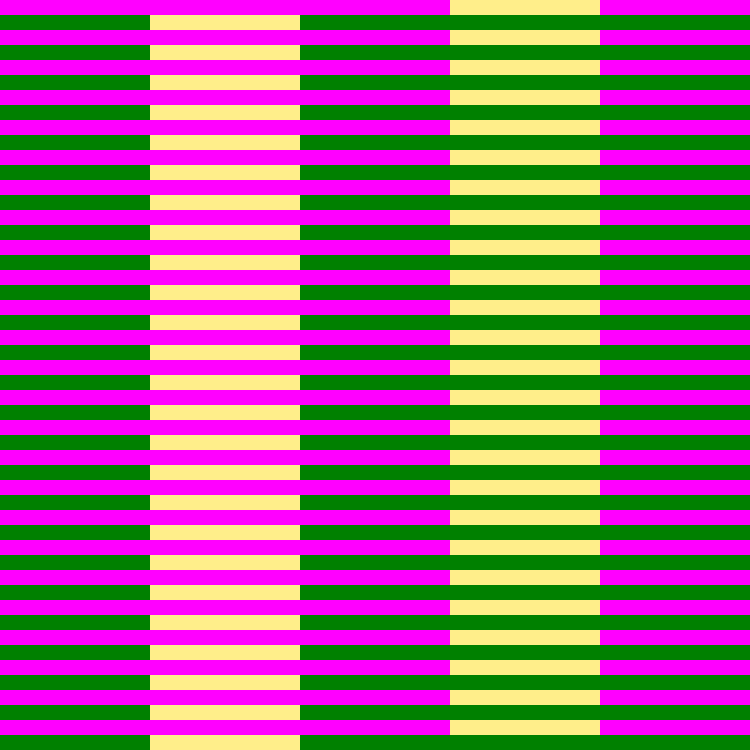
Frame 1 (no input)
Frame 60 (no input): identical to frame 1, image omitted
Frame 120 (the mouse pressed at the canvas centre since frame 60): identical to frame 1, image omitted

The p5.js sketch that drew this single still picture (run headless with seeded random() and noise() and a simulated clock; from frame 60 on, the mouse is pressed at the canvas centre):

// p5.js sketch
// ── sketch.js
function setup() {
  createCanvas(750, 750);
}

function draw() {
  background(255);
 


  // LINES
  noStroke();
  for (var i = 0; i < 50; i++){
    if (i % 2 == 0) {
      fill('magenta');
      rect(0, 750/50 * i, width)
  } else {
    fill('green');
      rect(0, 750/50 * i, width)
  }
}



noStroke();
  for (var i = 0; i < 50; i++){
    if (i % 2 == 0) {
      fill('magenta');
      rect(width*0.2, 750/50 * i, width*0.2)
  } else {
    fill(255, 238, 138);
      rect(width*0.2, 750/50 * i, width*0.2)
  }
}

noStroke();
  for (var i = 0; i < 50; i++){
    if (i % 2 == 0) {
      fill(255, 238, 138);
      rect(width*0.6, 750/50 * i, width*0.2)
  } else {
    fill('green');
      rect(width*0.6, 750/50 * i, width*0.2)
  }
}
}

// ── styles.css
body {
  height: 100vh;
  width: 100vw;
  display: flex;
  flex-direction: row;
  justify-content: center;
  align-items: center;
}

canvas {
  position: fixed;
  top: 50%;
  left: 50%;
  transform: translate(-50%, -50%);
 }
